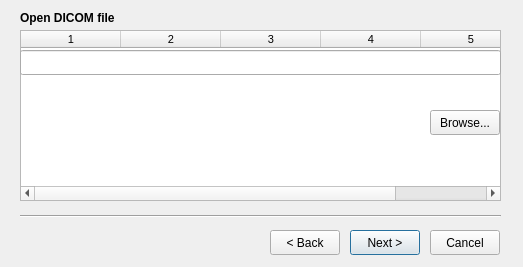
<?xml version="1.0" encoding="UTF-8"?>
<ui version="4.0">
    <class>dialogDICOM</class>
    <widget class="QDialog" name="dialogDICOM">
        <property name="geometry">
            <rect>
                <x>0</x>
                <y>0</y>
                <width>523</width>
                <height>267</height>
            </rect>
        </property>
        <property name="font">
            <font>
                <family>Segoe UI</family>
            </font>
        </property>
        <property name="windowTitle">
            <string>Dialog</string>
        </property>
        <widget class="QTableWidget" name="tableWidget">
            <property name="geometry">
                <rect>
                    <x>20</x>
                    <y>30</y>
                    <width>481</width>
                    <height>171</height>
                </rect>
            </property>
            <property name="font">
                <font>
                    <pointsize>8</pointsize>
                </font>
            </property>
            <property name="editTriggers">
                <set>QAbstractItemView::NoEditTriggers</set>
            </property>
            <property name="alternatingRowColors">
                <bool>true</bool>
            </property>
            <property name="selectionMode">
                <enum>QAbstractItemView::SingleSelection</enum>
            </property>
            <property name="selectionBehavior">
                <enum>QAbstractItemView::SelectRows</enum>
            </property>
            <property name="textElideMode">
                <enum>Qt::ElideLeft</enum>
            </property>
            <property name="showGrid">
                <bool>true</bool>
            </property>
            <property name="cornerButtonEnabled">
                <bool>true</bool>
            </property>
            <property name="columnCount">
                <number>5</number>
            </property>
            <attribute name="verticalHeaderVisible">
                <bool>false</bool>
            </attribute>
            <column/>
            <column/>
            <column/>
            <column/>
            <column/>
        </widget>
        <widget class="QPushButton" name="btnNext">
            <property name="geometry">
                <rect>
                    <x>350</x>
                    <y>230</y>
                    <width>70</width>
                    <height>25</height>
                </rect>
            </property>
            <property name="text">
                <string>Next &gt;</string>
            </property>
        </widget>
        <widget class="QPushButton" name="btnBack">
            <property name="geometry">
                <rect>
                    <x>270</x>
                    <y>230</y>
                    <width>70</width>
                    <height>25</height>
                </rect>
            </property>
            <property name="text">
                <string>&lt; Back</string>
            </property>
        </widget>
        <widget class="QPushButton" name="btnCancel">
            <property name="geometry">
                <rect>
                    <x>430</x>
                    <y>230</y>
                    <width>70</width>
                    <height>25</height>
                </rect>
            </property>
            <property name="text">
                <string>Cancel</string>
            </property>
        </widget>
        <widget class="QPushButton" name="btnBrowse">
            <property name="geometry">
                <rect>
                    <x>430</x>
                    <y>110</y>
                    <width>70</width>
                    <height>25</height>
                </rect>
            </property>
            <property name="text">
                <string>Browse...</string>
            </property>
        </widget>
        <widget class="QLineEdit" name="txtInput">
            <property name="geometry">
                <rect>
                    <x>20</x>
                    <y>50</y>
                    <width>481</width>
                    <height>25</height>
                </rect>
            </property>
        </widget>
        <widget class="QLabel" name="lblSubTitle">
            <property name="geometry">
                <rect>
                    <x>20</x>
                    <y>30</y>
                    <width>481</width>
                    <height>171</height>
                </rect>
            </property>
            <property name="text">
                <string>Image Filename:</string>
            </property>
            <property name="alignment">
                <set>Qt::AlignLeading|Qt::AlignLeft|Qt::AlignTop</set>
            </property>
        </widget>
        <widget class="QLabel" name="lblTitle">
            <property name="geometry">
                <rect>
                    <x>20</x>
                    <y>10</y>
                    <width>371</width>
                    <height>16</height>
                </rect>
            </property>
            <property name="font">
                <font>
                    <family>Segoe UI</family>
                    <weight>75</weight>
                    <bold>true</bold>
                </font>
            </property>
            <property name="text">
                <string>Open DICOM file</string>
            </property>
        </widget>
        <widget class="QLabel" name="lblPath">
            <property name="geometry">
                <rect>
                    <x>20</x>
                    <y>80</y>
                    <width>411</width>
                    <height>28</height>
                </rect>
            </property>
            <property name="font">
                <font>
                    <pointsize>7</pointsize>
                </font>
            </property>
            <property name="text">
                <string/>
            </property>
            <property name="wordWrap">
                <bool>true</bool>
            </property>
        </widget>
        <widget class="Line" name="line">
            <property name="geometry">
                <rect>
                    <x>20</x>
                    <y>215</y>
                    <width>481</width>
                    <height>2</height>
                </rect>
            </property>
            <property name="orientation">
                <enum>Qt::Horizontal</enum>
            </property>
        </widget>
        <zorder>lblSubTitle</zorder>
        <zorder>tableWidget</zorder>
        <zorder>btnNext</zorder>
        <zorder>btnBack</zorder>
        <zorder>btnCancel</zorder>
        <zorder>btnBrowse</zorder>
        <zorder>txtInput</zorder>
        <zorder>lblTitle</zorder>
        <zorder>lblPath</zorder>
        <zorder>line</zorder>
    </widget>
    <resources/>
    <connections>
        <connection>
            <sender>btnBrowse</sender>
            <signal>clicked()</signal>
            <receiver>dialogDICOM</receiver>
            <slot>openDICOMDir()</slot>
            <hints>
                <hint type="sourcelabel">
                    <x>394</x>
                    <y>122</y>
                </hint>
                <hint type="destinationlabel">
                    <x>228</x>
                    <y>133</y>
                </hint>
            </hints>
        </connection>
        <connection>
            <sender>btnNext</sender>
            <signal>clicked()</signal>
            <receiver>dialogDICOM</receiver>
            <slot>next()</slot>
            <hints>
                <hint type="sourcelabel">
                    <x>314</x>
                    <y>242</y>
                </hint>
                <hint type="destinationlabel">
                    <x>228</x>
                    <y>133</y>
                </hint>
            </hints>
        </connection>
        <connection>
            <sender>tableWidget</sender>
            <signal>itemPressed(QTableWidgetItem*)</signal>
            <receiver>dialogDICOM</receiver>
            <slot>selectedItem(QTableWidgetItem*)</slot>
            <hints>
                <hint type="sourcelabel">
                    <x>225</x>
                    <y>115</y>
                </hint>
                <hint type="destinationlabel">
                    <x>228</x>
                    <y>133</y>
                </hint>
            </hints>
        </connection>
        <connection>
            <sender>btnCancel</sender>
            <signal>clicked()</signal>
            <receiver>dialogDICOM</receiver>
            <slot>reject()</slot>
            <hints>
                <hint type="sourcelabel">
                    <x>394</x>
                    <y>242</y>
                </hint>
                <hint type="destinationlabel">
                    <x>228</x>
                    <y>133</y>
                </hint>
            </hints>
        </connection>
    </connections>
    <slots>
        <slot>openDICOMDir()</slot>
        <slot>next()</slot>
        <slot>back()</slot>
        <slot>selectedItem(QTableWidgetItem*)</slot>
        <slot>finish()</slot>
    </slots>
</ui>
